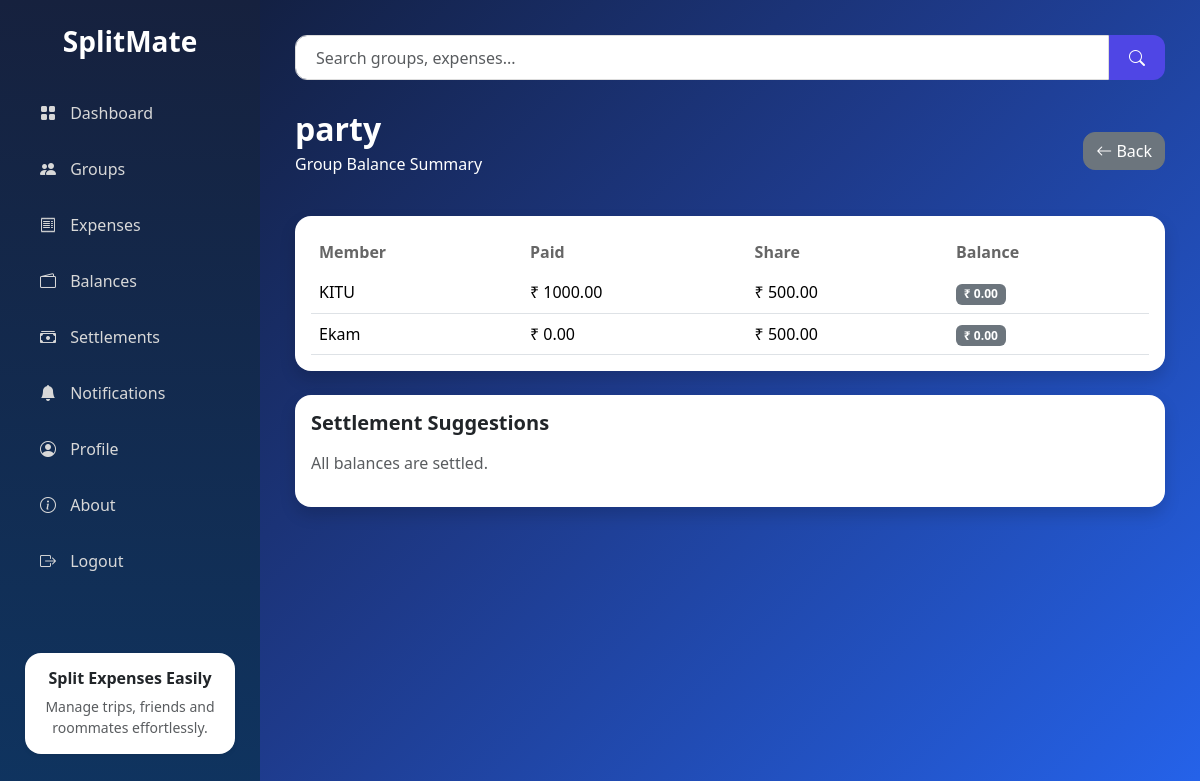
The page /balances/2 (signed in) on the database its author committed.
### models.py (models this page shows, shortened)
class Group(db.Model):
    __tablename__ = "group"
    id = db.Column(db.Integer, primary_key=True)
    name = db.Column(db.String(100), nullable=False)
    description = db.Column(db.Text)
    group_type = db.Column(db.String(50), nullable=False)
    trip_mode = db.Column(db.Boolean, default=False)
    trip_start_date = db.Column(db.Date)
    trip_end_date = db.Column(db.Date)
    created_by = db.Column(db.Integer, db.ForeignKey("user.id"), nullable=False)
    created_at = db.Column(db.DateTime, default=datetime.utcnow)
    members = db.relationship("GroupMember", backref="group", cascade="all, delete-orphan", lazy=True)
    expenses = db.relationship("Expense", backref="group", cascade="all, delete-orphan", lazy=True)
    settlements = db.relationship("Settlement", backref="group", cascade="all, delete-orphan", lazy=True)

class User(db.Model):
    __tablename__ = "user"
    id = db.Column(db.Integer,primary_key=True)
    fullname = db.Column(db.String(100),nullable=False)
    username = db.Column(db.String(50),unique=True,nullable=False)
    email = db.Column(db.String(120),unique=True,nullable=False)
    password = db.Column(db.String(255),nullable=False)
    profile_image = db.Column(db.String(255),nullable=False,default="default.png")
    is_active = db.Column(db.Boolean, default=True, nullable=False)
    created_at = db.Column(db.DateTime,nullable=False,default=datetime.utcnow)
    groups = db.relationship("Group",backref="creator",lazy=True)
    expenses = db.relationship("Expense",backref="creator",lazy=True)
    group_memberships = db.relationship("GroupMember",backref="user",lazy=True)
    notifications = db.relationship("Notification",backref="user",lazy=True)
    sent_settlements = db.relationship("Settlement",foreign_keys="Settlement.payer_id",backref="payer",lazy=True)
    received_settlements = db.relationship("Settlement",foreign_keys="Settlement.receiver_id",backref="receiver",lazy=True)

### routes/balances.py (the view, shortened to what this page needs)
@balances.route("/<int:group_id>")
def group_balance(group_id):
    if "user_id" not in session:
        return redirect(url_for("auth.login"))
    user_id = session["user_id"]
    membership = GroupMember.query.filter_by(group_id=group_id, user_id=user_id).first()
    if not membership:
        flash("You are not a member of this group.", "danger")
        return redirect(url_for("balances.balance_home"))
    group = Group.query.get_or_404(group_id)
    participants = (ExpenseParticipant.query.join(Expense).filter( Expense.group_id == group_id).all())
    balance_data = {}
    for participant in participants:
        uid = participant.user_id
        if uid not in balance_data:
            balance_data[uid] = {
                "user": participant.user,
                "paid": 0,
                "share": 0,
                "balance": 0
                }
        balance_data[uid]["paid"] += (participant.amount_paid or 0)
        balance_data[uid]["share"] += (participant.share_amount or 0)
    for uid in balance_data:
        balance_data[uid]["balance"] = round(balance_data[uid]["paid"] - balance_data[uid]["share"],2)
    paid_settlements = Settlement.query.filter_by(group_id=group_id,status="Paid").all()
    for settlement in paid_settlements:
        if settlement.payer_id in balance_data:
            balance_data[settlement.payer_id]["balance"] += settlement.amount
        if settlement.receiver_id in balance_data:
            balance_data[settlement.receiver_id]["balance"] -= settlement.amount
    creditors = []
    debtors = []
    for data in balance_data.values():
        if data["balance"] > 0:
            creditors.append({
                "user": data["user"],
                "amount": data["balance"]
            })
        elif data["balance"] < 0:
            debtors.append({
                "user": data["user"],
                "amount": abs(data["balance"])
            })
    pending_settlements = Settlement.query.filter(
    Settlement.group_id == group_id,
    Settlement.status.in_(["Pending", "Payment Sent"])).all()
    pending_pairs = []
    for settlement in pending_settlements:
        pending_pairs.append((settlement.payer_id,settlement.receiver_id,round(settlement.amount, 2)))
    settlements = []
    i = 0
    j = 0
    return render_template("balances/group_balance.html",
    group=group,
    balances=balance_data.values(),
    settlements=settlements,
    pending_pairs=pending_pairs,
    current_user_id=user_id
)

### templates/balances/group_balance.html (shortened to what this page needs)
{% extends "dashboard_base.html" %}
{% block page_content %}
<div class="d-flex justify-content-between align-items-center mb-4">
    <div>
        <h2 class="fw-bold mb-1">{{ group.name }}</h2>
        <p>
            Group Balance Summary
        </p>
    </div>
    <a href="{{ url_for('balances.balance_home') }}" class="btn btn-secondary">
        <i class="bi bi-arrow-left"></i>
        Back
    </a>
</div>
<div class="card shadow border-0 rounded-4">
    <div class="card-body">
        <table class="table align-middle">
            <thead>
                <tr>
                    <th>Member</th>
                    <th>Paid</th>
                    <th>Share</th>
                    <th>Balance</th>
                </tr>
            </thead>
            <tbody>
                {% for item in balances %}
                <tr>
                    <td>
                        {{ item.user.fullname }}
                    </td>
                    <td>
                        ₹ {{ "%.2f"|format(item.paid) }}
                    </td>
                    <td>
                        ₹ {{ "%.2f"|format(item.share) }}
                    </td>
                    <td>
                        {% if item.balance > 0 %}
                        <span class="badge bg-success">
                            + ₹ {{ "%.2f"|format(item.balance) }}
                        </span>
                        {% elif item.balance < 0 %}
                        <span class="badge bg-danger">
                            - ₹ {{ "%.2f"|format(item.balance|abs) }}
                        </span>
                        {% else %}
                        <span class="badge bg-secondary">
                            ₹ 0.00
                        </span>
                        {% endif %}
                    </td>
                </tr>
                {% endfor %}
            </tbody>
        </table>
    </div>
</div>
<div class="card shadow border-0 rounded-4 mt-4">
    <div class="card-body">
        <h5 class="fw-bold mb-3">
            Settlement Suggestions
        </h5>
        {% if settlements %}
        <table class="table">
            <thead>
                <tr>
                    <th>Payer</th>
                    <th>Receiver</th>
                    <th>Amount</th>
                    <th>Action</th>
                </tr>
            </thead>
            <tbody>
                {% for item in settlements %}
                <tr>
                    <td>{{ item.payer.fullname }}</td>
                    <td>{{ item.receiver.fullname }}</td>
                    <td>
                        <span class="badge bg-warning text-dark">
                            ₹ {{ "%.2f"|format(item.amount) }}
                        </span>
                    </td>
                <td>
                    {% if (item.payer.id, item.receiver.id, item.amount) in pending_pairs %}
                    <span class="badge bg-warning">
                    Settlement Requested
                </span>
                {% elif session["user_id"] == item.payer.id %}
                <form method="POST" action="{{ url_for('balances.create_settlement', group_id=group.id) }}">
                    <input type="hidden" name="payer_id" value="{{ item.payer.id }}">
                    <input type="hidden" name="receiver_id" value="{{ item.receiver.id }}">
                    <input type="hidden" name="amount" value="{{ item.amount }}">
                    <button class="btn btn-success btn-sm">
                        Settle Up
                    </button>
                </form>
                {% else %}
                <span class="badge bg-secondary">
                    Waiting for {{ item.payer.fullname }}
                </span>
                {% endif %}
            </td>
        </tr>
        {% endfor %}
    </tbody>
</table>
{% else %}
<p class="text-muted">
All balances are settled.
</p>
{% endif %}
</div>
</div>
{% endblock %}

### static/css/style.css (style rules this page uses)
* { margin:0; padding:0; box-sizing:border-box; font-family:"Segoe UI",sans-serif; }
body { min-height:100vh; background:linear-gradient(135deg,#0f172a,#1e3a8a,#2563eb); }
.btn { border-radius:12px; font-weight:500; }
.table { margin-bottom:0; }
.table thead th { border:none; color:#666; font-weight:600; }
.table tbody td { vertical-align:middle; }

### rows shown on the page
Group: name "party"
User: user.fullname "KITU"
User: user.fullname "Ekam"

### other values the page prints
{{ "%.2f"|format(item.paid) }} "1000.00" "0.00"
{{ "%.2f"|format(item.share) }} "500.00" "500.00"
